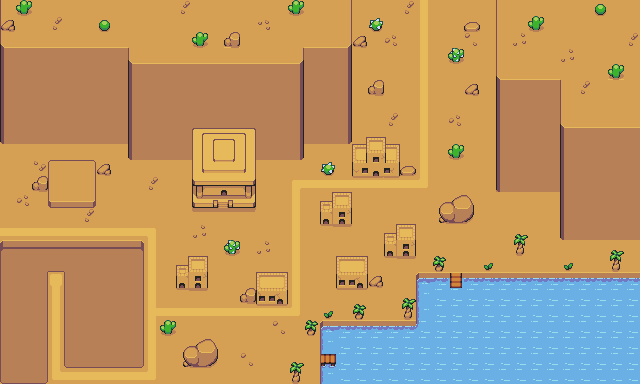

Below is a game level as drawn by its tile map, then a one-line description and the .tmx that defines it (tile-layer data replaced by summaries):
An orthogonal 40x24 tile map with 16x16 px tiles, 5 tile layers (Tile Layer 1, Tile Layer 2, Tile Layer 3, Tile Layer 4, ...), 2 tilesets and 63 objects.

<map version="1.10" tiledversion="1.12.1" orientation="orthogonal" renderorder="right-down" width="40" height="24" tilewidth="16" tileheight="16" infinite="0" nextlayerid="10" nextobjectid="72">
 <tileset firstgid="1" source="Desert.tsx" />
 <tileset firstgid="211" source="sand.tsx" />
 <layer id="1" name="Tile Layer 1" width="40" height="24">
  <data>[960 cells, 960 non-empty, 19 distinct tile ids]</data>
 </layer>
 <layer id="2" name="Tile Layer 2" width="40" height="24">
  <data>[960 cells, 131 non-empty, 34 distinct tile ids]</data>
 </layer>
 <layer id="3" name="Tile Layer 3" width="40" height="24">
  <data>[960 cells, 124 non-empty, 9 distinct tile ids]</data>
 </layer>
 <layer id="4" name="Tile Layer 4" width="40" height="24">
  <data>[960 cells, 197 non-empty, 55 distinct tile ids]</data>
 </layer>
 <layer id="5" name="Tile Layer 5" width="40" height="24">
  <data>[960 cells, 57 non-empty, 32 distinct tile ids]</data>
 </layer>
 <objectgroup id="6" name="collision">
  <object id="1" x="-22.7681" y="99.7112" width="159.567" height="44.6876" />
  <object id="2" x="128.149" y="140.581" width="64.4569" height="19.3179" />
  <object id="3" x="192.3" y="159.724" width="63.8897" height="47.7071" />
  <object id="4" x="256.382" y="117.203" width="47.7248" height="43.0633" />
  <object id="5" x="304.113" y="-7.59655" width="47.9455" height="151.646" />
  <object id="6" x="495.745" y="-19.5655" width="147.409" height="211.584" />
  <object id="7" x="560.069" y="165.022" width="79.7888" height="75.1213" />
  <object id="8" x="-21.6738" y="240.5" width="69.2185" height="149.228" />
  <object id="9" x="47.5455" y="240.503" width="95.4364" height="30.1926" />
  <object id="10" x="64.4535" y="270.696" width="78.5269" height="97.0106" />
  <object id="11" x="176.202" y="265.662" width="31.6323" height="22.7357" />
  <object id="12" x="188.558" y="256.271" width="19.2759" height="9.39083" />
  <object id="14" x="239.899" y="287.914" width="16.0631" height="16.2377" />
  <object id="15" x="256.063" y="272.198" width="31.6859" height="31.9562" />
  <object id="16" x="320.104" y="201.025" width="31.0876" height="23.1071" />
  <object id="17" x="332.215" y="192.24" width="19.7073" height="31.8919" />
  <object id="18" x="384.008" y="233.263" width="31.6323" height="22.7357" />
  <object id="19" x="396.364" y="223.872" width="19.2759" height="9.39083" />
  <object id="20" x="336.229" y="255.958" width="31.6859" height="31.9562" />
  <object id="21" x="352.132" y="143.846" width="47.8726" height="32.4482" />
  <object id="22" x="365.957" y="137.105" width="19.9945" height="9.59737" />
  <object id="23" x="438.831" y="201.736" width="34.965" height="21.4112" />
  <object id="24" x="452.581" y="194.861" width="19.6433" height="6.67871" />
  <object id="25" x="182.863" y="345.673" width="34.965" height="21.4112" />
  <object id="26" x="196.613" y="338.798" width="19.6433" height="6.67871" />
  <object id="28" x="367.984" y="276.056" width="14.9777" height="10.9928" />
  <object id="29" x="399.964" y="165.667" width="16.1481" height="9.86827" />
  <object id="30" x="367.903" y="79.9585" width="16.0231" height="14.9235" />
  <object id="31" x="352.486" y="35.6561" width="14.602" height="11.8854" />
  <object id="32" x="463.81" y="22.0139" width="15.9411" height="10.0581" />
  <object id="33" x="464.23" y="83.8029" width="14.6773" height="10.8896" />
  <object id="34" x="515.932" y="234.959" width="8.34004" height="18.4056" />
  <object id="35" x="612.274" y="251.927" width="7.47728" height="18.118" />
  <object id="36" x="435.695" y="256.816" width="7.47728" height="13.5166" />
  <object id="37" x="404.061" y="299.091" width="7.47728" height="19.8436" />
  <object id="38" x="354.596" y="305.418" width="8.91522" height="14.0918" />
  <object id="39" x="306.856" y="320.373" width="8.34004" height="14.667" />
  <object id="40" x="291.614" y="362.936" width="8.62763" height="19.2684" />
  <object id="41" x="320.305" y="362.486" width="35.2017" height="26.8564" />
  <object id="42" x="320.153" y="320.76" width="151.34" height="32.9257" />
  <object id="43" x="335.895" y="353.773" width="26.4009" height="11.6918" />
  <object id="44" x="416.181" y="272.246" width="33.8067" height="53.3992" />
  <object id="45" x="461.926" y="272.21" width="211.488" height="166.713" />
  <object id="46" x="449.793" y="288.123" width="16.3612" height="28.9787" />
  <object id="60" x="225.636" y="240.591" width="12.7302" height="12.8574" />
  <object id="61" x="160.934" y="321.292" width="13.4459" height="11.7788" />
  <object id="62" x="322.64" y="162.898" width="11.6364" height="10.7556" />
  <object id="63" x="449.349" y="145.116" width="12.5441" height="11.2595" />
  <object id="64" x="448.576" y="49.4546" width="14.0967" height="11.3054" />
  <object id="65" x="370.579" y="20.0176" width="11.1728" height="9.59465" />
  <object id="66" x="46.8022" y="384.037" width="314.592" height="26.1653" />
  <object id="67" x="639.964" y="239.904" width="25.7431" height="44.7309" />
  <object id="68" x="48.1717" y="160.312" width="47.8589" height="47.7025" />
  <object id="69" x="31.9059" y="176.265" width="15.4837" height="14.5453" />
  <object id="71" x="96.3433" y="164.065" width="14.7017" height="11.8865" />
 </objectgroup>
 <objectgroup id="7" name="Spike">
  <object id="47" x="224.1" y="239.833" width="15.8996" height="14.2259" />
  <object id="48" x="160.13" y="319.963" width="15.9141" height="13.8384" />
  <object id="51" x="321.545" y="161.43" width="13.515" height="13.3273" />
  <object id="52" x="448.018" y="143.955" width="15.7985" height="13.6763" />
  <object id="53" x="447.784" y="47.7435" width="16.3333" height="13.9461" />
  <object id="55" x="368.879" y="17.6153" width="14.1443" height="13.4501" />
 </objectgroup>
 <objectgroup id="8" name="Change_Scene">
  <object id="56" x="346.78" y="-75.5086" width="158.708" height="69.9154" />
 </objectgroup>
 <objectgroup id="9" name="Change_Scene_1">
  <object id="57" x="-23.0721" y="118.157" width="16.0805" height="164.301" />
 </objectgroup>
</map>
